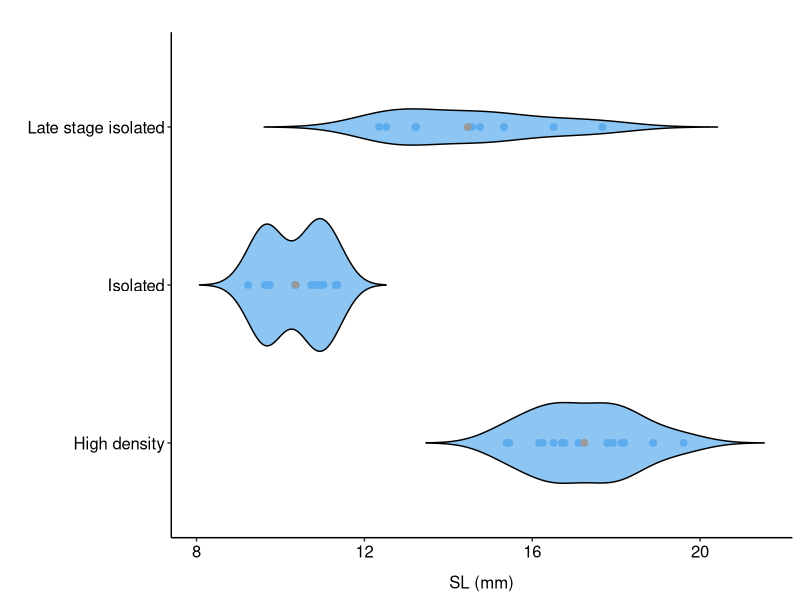

Source code (R):
library(ggplot2)
library(ggpubr)
library(dplyr)



group_v_isolated <- read.csv("group_v_isolated.csv", header = TRUE, sep = ",")

Social_v_isolated_plot <-ggplot(data = group_v_isolated, aes(x=SL, y=Environment, colour=Environment, fill = Environment))+
  geom_violin(alpha=0.7, size=0.5, trim=FALSE, scale = "count", colour="black")+
  
  geom_point(alpha=1, size=2)+
  stat_summary(fun=mean, geom="point", size=2, colour="#999999")+
  scale_color_manual(values = c("steelblue2", "steelblue2", "steelblue2"))+
  scale_fill_manual(values=c("steelblue2", "steelblue2", "steelblue2"))+
  labs(title = " ", x="SL (mm)", y=" ")+
  theme(legend.position="none", legend.title = element_blank(), plot.title = element_text(hjust = 0.25, size = 12), axis.text = element_text(size = 12, colour = "black"), panel.border = element_blank(), panel.grid.major = element_blank(), panel.grid.minor = element_blank(), axis.line = element_line(colour = "black", size = 0.5), panel.background = element_rect(fill = "white"), axis.title.x = element_text(size=12, margin = margin(t=10)))

Social_v_isolated_plot
